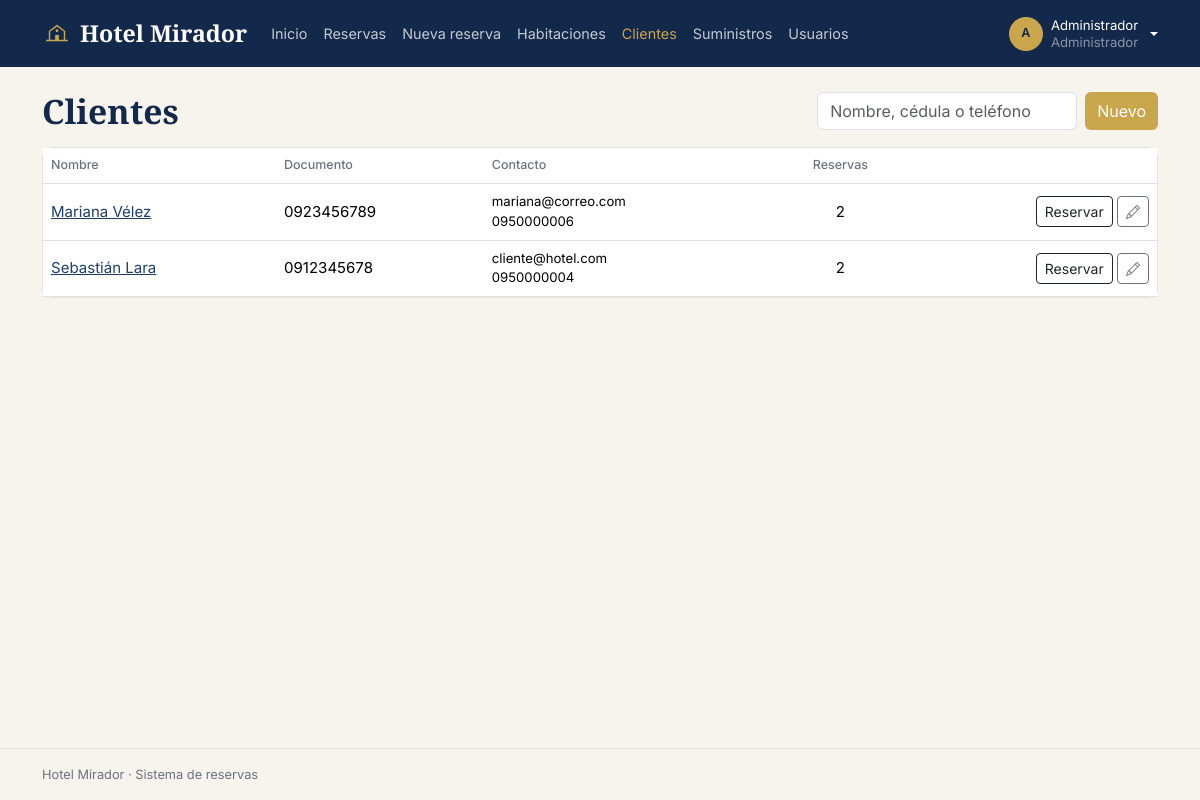
The app's page /index.php?r=clientes/index (signed in) with its own data.
### tables this page shows
CREATE TABLE usuarios (
  id         INT AUTO_INCREMENT PRIMARY KEY,
  nombre     VARCHAR(60)  NOT NULL,
  correo     VARCHAR(100) NOT NULL UNIQUE,
  contrasena VARCHAR(255) NOT NULL,
  id_rol     INT          NOT NULL,
  telefono   VARCHAR(15)  NULL,
  documento  VARCHAR(20)  NULL,    
  empresa    VARCHAR(80)  NULL,    
  activo     TINYINT(1)   NOT NULL DEFAULT 1,
  creado_en  DATETIME     NOT NULL DEFAULT CURRENT_TIMESTAMP,
  FOREIGN KEY (id_rol) REFERENCES roles(id)
);

### core/Controller.php (called while the page is built, shortened)
<?php
abstract class Controller
{
    protected function render(string $vista, array $datos = []): void
    {
        extract($datos);
        require __DIR__ . '/../views/layout/header.php';
        require __DIR__ . '/../views/' . $vista . '.php';
        require __DIR__ . '/../views/layout/footer.php';
    }
}

### controllers/ClientesController.php (called while the page is built, shortened)
<?php
class ClientesController extends Controller
{
    public function index(): void
    {
        $this->render('clientes/index', ['titulo' => 'Clientes', 'clientes' => Usuario::clientes(get('q')), 'q' => get('q')]);
    }
}

### core/Router.php (called while the page is built, shortened)
<?php
class Router
{
    public static function dispatch(string $ruta): void
    {
        if (!preg_match('#^([a-z]+)/([a-z]+)$#', $ruta, $m)) self::error404();
        $accion = $m[2];
        (new $clase())->$accion();
    }
}

### index.php (called while the page is built, shortened)
<?php
require __DIR__ . '/core/helpers.php';
require __DIR__ . '/core/Database.php';
require __DIR__ . '/core/Model.php';
require __DIR__ . '/core/Controller.php';
require __DIR__ . '/core/Router.php';
Router::dispatch(is_string($_GET['r'] ?? null) ? $_GET['r'] : '');

### core/helpers.php (called while the page is built, shortened)
<?php
function e($v): string
{
    return htmlspecialchars((string) ($v ?? ''), ENT_QUOTES, 'UTF-8');
}
function url(string $ruta, array $params = []): string
{
    return 'index.php?' . http_build_query(['r' => $ruta] + $params);
}

### core/Database.php (called while the page is built, shortened)
<?php
class Database
{
    private static ?PDO $pdo = null;
    public static function get(): PDO
    {
        try {
            self::$pdo = new PDO(
                'mysql:host=' . DB_HOST . ';port=' . DB_PORT . ';dbname=' . DB_NAME . ';charset=utf8mb4',
                DB_USER,
                DB_PASS,
                [
                    PDO::ATTR_ERRMODE            => PDO::ERRMODE_EXCEPTION,
                    PDO::ATTR_DEFAULT_FETCH_MODE => PDO::FETCH_ASSOC,
                    PDO::ATTR_EMULATE_PREPARES   => false,
                ]
            );
            self::$pdo->exec("SET time_zone = '" . date('P') . "'");
        } catch (PDOException $e) {
            http_response_code(500);
            $info = DEBUG ? '<br><small>' . htmlspecialchars($e->getMessage()) . '</small>' : '';
            exit('<h3 style="font-family:sans-serif">No hay conexión con la base de datos. Revisa la configuración e importa hotel.sql.' . $info . '</h3>');
        }
        return self::$pdo;
    }
}

### core/Model.php (called while the page is built, shortened)
<?php
abstract class Model
{
    protected static function db(): PDO
    {
        return Database::get();
    }
    protected static function query(string $sql, array $params = []): PDOStatement
    {
        $st = self::db()->prepare($sql);
        $st->execute($params);
        return $st;
    }
}

### models/Usuario.php (called while the page is built, shortened)
<?php
class Usuario extends Model
{
    public static function clientes(string $buscar = ''): array
    {
        $sql = 'SELECT u.*, (SELECT COUNT(*) FROM reservas r WHERE r.id_cliente = u.id) AS reservas
                  FROM usuarios u WHERE u.id_rol = ?';
        $p = [Auth::CLIENTE];
        return self::query($sql . ' ORDER BY u.nombre', $p)->fetchAll();
    }
}

### views/clientes/index.php (the view, shortened to what this page needs)
<div class="d-flex flex-wrap justify-content-between align-items-center gap-2 mb-3">
  <h1 class="titulo mb-0">Clientes</h1>
  <div class="d-flex gap-2">
    <form class="d-flex"><input type="hidden" name="r" value="clientes/index"><input type="search" name="q" class="form-control" placeholder="Nombre, cédula o teléfono" value="<?= e($q) ?>"></form>
    <button class="btn btn-dorado text-nowrap" data-bs-toggle="modal" data-bs-target="#modalCliente">Nuevo</button>
  </div>
</div>
<div class="tarjeta p-0">
  <div class="table-responsive">
    <table class="table table-hover align-middle mb-0">
      <thead><tr><th>Nombre</th><th>Documento</th><th>Contacto</th><th class="text-center">Reservas</th><th></th></tr></thead>
      <tbody>
      <?php foreach ($clientes as $c): ?>
        <tr>
          <td><a href="<?= url('clientes/ver', ['id' => $c['id']]) ?>"><?= e($c['nombre']) ?></a></td>
          <td><?= e($c['documento']) ?></td>
          <td class="small"><?= e($c['correo']) ?><br><?= e($c['telefono']) ?></td>
          <td class="text-center"><?= $c['reservas'] ?></td>
          <td class="text-end text-nowrap">
            <a class="btn btn-sm btn-outline-dark" href="<?= url('reservas/buscar', ['cliente' => $c['id']]) ?>">Reservar</a>
            <button class="btn btn-sm btn-outline-secondary" data-bs-toggle="modal" data-bs-target="#modalCliente"
                    data-datos='<?= e(json_encode(array_intersect_key($c, array_flip(['id', 'nombre', 'correo', 'telefono', 'documento'])))) ?>' aria-label="Editar"><i class="bi bi-pencil"></i></button>
          </td>
        </tr>
      <?php endforeach; ?>
      </tbody>
    </table>
  </div>
</div>

### assets/css/styles.css (style rules this page uses)
:root { --azul: #13294b; --azul-2: #1f3d6b; --dorado: #c9a54b; --dorado-osc: #a8852f; --crema: #f7f4ee; --texto: #1f2933; --gris: #6b7280; --borde: #e7e2d8; }
body { font-family: 'Inter', system-ui, sans-serif; background: var(--crema); color: var(--texto); font-size: .94rem; min-height: 100vh; display: flex; flex-direction: column; }
a { color: var(--azul-2); }
.titulo, .marca, .cifra span, .precio { font-family: 'Cormorant Garamond', Georgia, serif; font-weight: 700; }
.titulo { font-size: 2.1rem; color: var(--azul); }
.btn-dorado { background: var(--dorado); color: #fff; border: 0; }
.table > thead th { font-size: .78rem; color: var(--gris); font-weight: 500; }
.tarjeta { background: #fff; border: 1px solid var(--borde); border-radius: 10px; padding: 1.2rem; }

### records on screen
usuarios: nombre "Mariana Vélez", documento "0923456789", correo "mariana@correo.com", telefono "0950000006", reservas "2"
usuarios: nombre "Sebastián Lara", documento "0912345678", correo "cliente@hotel.com", telefono "0950000004", reservas "2"

### other values on screen
$_texto "Inicio"
$_texto "Reservas"
$_texto "Nueva reserva"
$_texto "Habitaciones"
$_texto "Clientes"
$_texto "Suministros"
$_texto "Usuarios"
iniciales($yo['nombre']) "A"
$yo['nombre'] "Administrador"
$yo['rol'] "Administrador"
